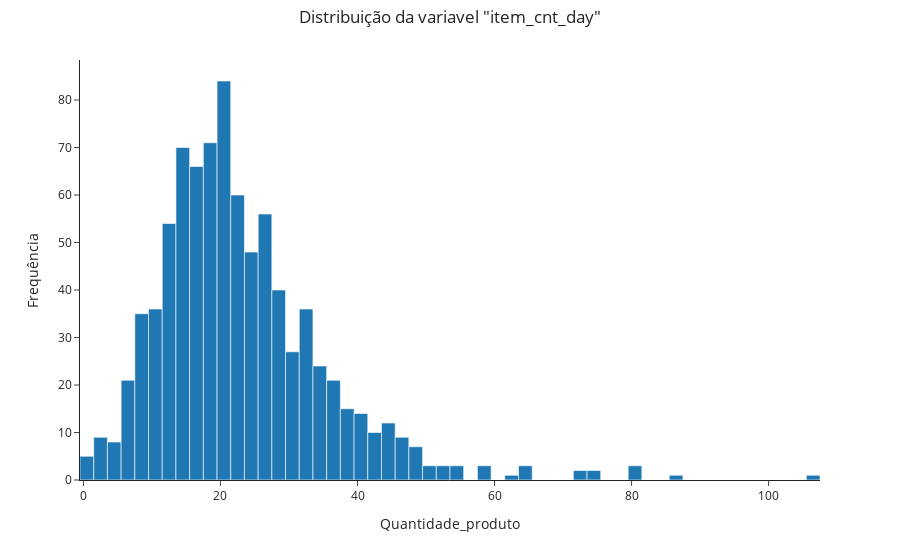

Notebook source saved alongside this figure:
### Markdown cell above
A variavel alvo a ser estudada aqui na análise é <item_cnt_day>, na nos mostra a quantidade de vendas dos produtos, por isso vamos plotaros gráficos agora em função dela.

### Code cell
fig = px.histogram(df_shop31_Item_20949, x='item_cnt_day', template= 'simple_white')
fig.update_layout(title={'text': 'Distribuição da variavel "item_cnt_day"', 'y': 0.98, 'x': 0.5})
fig.update_xaxes(title = 'Quantidade_produto')
fig.update_yaxes(title= 'Frequência')
fig.show()

### Figure 1 — Plotly figure (JSON) as saved in the notebook; plotly's stock layout.template omitted (floating-point values rounded to 4 significant figures; data arrays with more than 128 entries replaced by an {"elided": "..."} marker saying what was removed)
{"data": [{"alignmentgroup": "True", "bingroup": "x", "hovertemplate": "item_cnt_day=%{x}<br>count=%{y}<extra></extra>", "legendgroup": "", "marker": {"color": "#1F77B4", "pattern": {"shape": ""}}, "name": "", "offsetgroup": "", "orientation": "v", "showlegend": false, "type": "histogram", "x": {"elided": "863 int values"}, "xaxis": "x", "yaxis": "y"}], "layout": {"barmode": "relative", "legend": {"tracegroupgap": 0}, "margin": {"t": 60}, "title": {"text": "Distribuição da variavel \"item_cnt_day\"", "x": 0.5, "y": 0.98}, "xaxis": {"anchor": "y", "domain": [0, 1], "title": {"text": "Quantidade_produto"}}, "yaxis": {"anchor": "x", "domain": [0, 1], "title": {"text": "Frequência"}}}}
